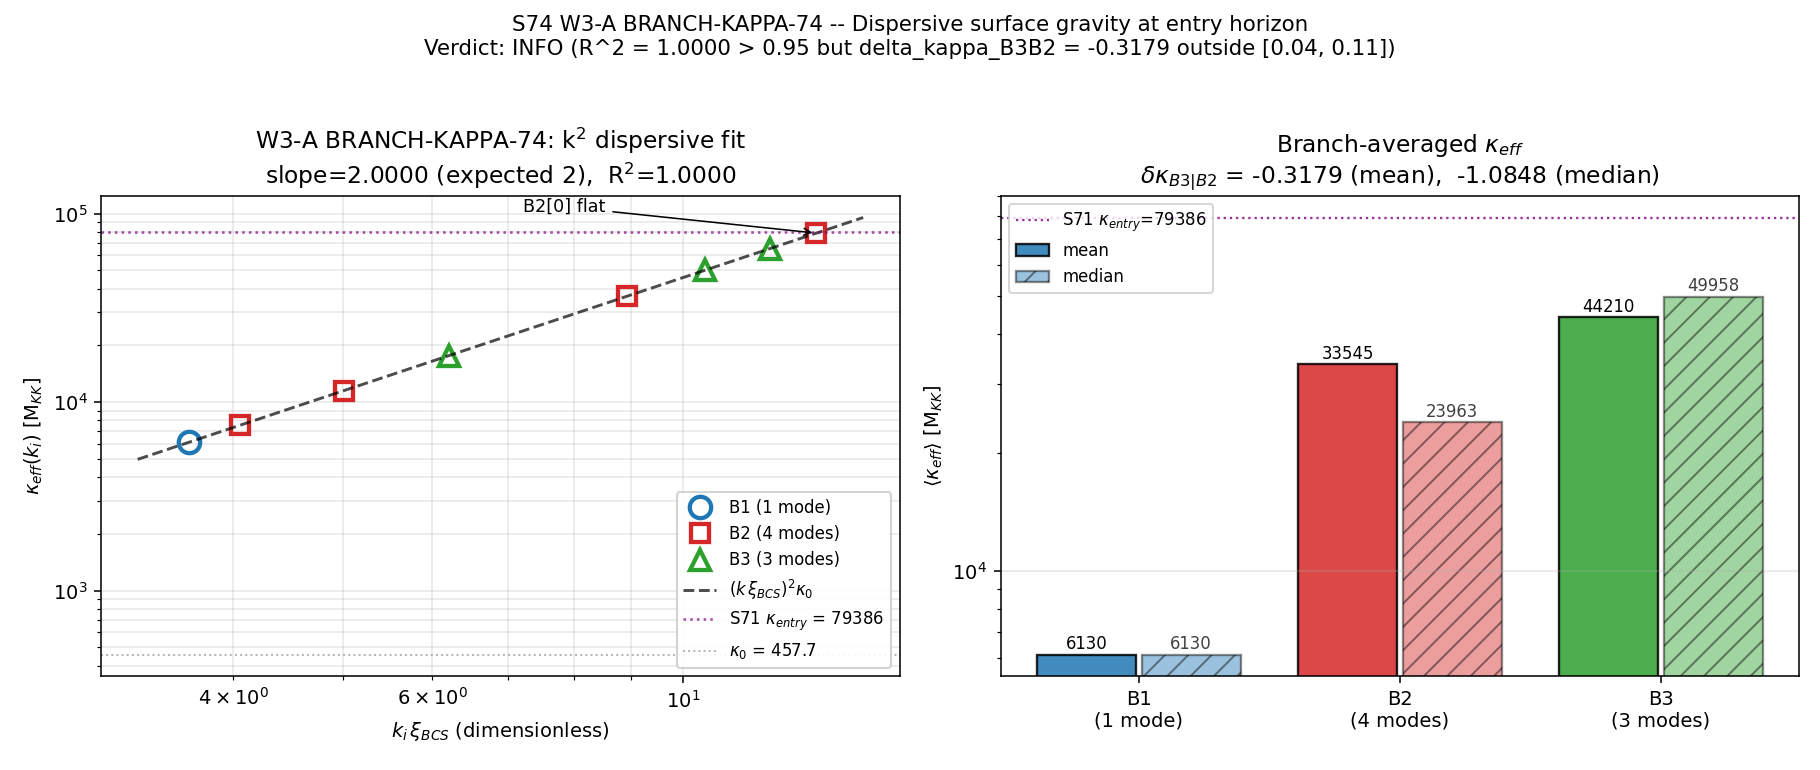

Recreate this plot in Python.
"""
S74 W3-A: BRANCH-KAPPA-74 -- Branch-Resolved kappa_eff(k_i) ~ (k_i * xi_BCS)^2
================================================================================

Test the dispersive form for the per-mode surface gravity at the entry horizon:

    kappa_eff(k_i) = (k_i * xi_BCS)^2 * kappa_0

where:
    k_i     = omega_i / v_g,i    (effective wavenumber for mode i)
    xi_BCS  = 0.808 M_KK^{-1}   (canonical BCS coherence length)
    kappa_0 = 457.656 M_KK      (Hawking surface gravity at entry, 2*pi*T_entry)

Reference: W2-C HFB-HORIZON-BACKREACTION-74 identified that kappa_entry = 79,386
and kappa_v = 457 M_KK are two DIFFERENT diagnostics tied to different
definitions. kappa_0 = kappa_v is chosen as the reference scale because it is
the physical Hawking surface gravity (2*pi*T_entry), while kappa_entry =
79,386 M_KK is the Seeley-DeWitt curvature scale.

Pre-registered gate:
    BRANCH-KAPPA-74:
        PASS if k^2 fit has R^2 > 0.95 AND delta_kappa_B3B2 in [0.04, 0.11]
        INFO if fit R^2 > 0.95 but delta_kappa outside [0.04, 0.11]
        FAIL if fit R^2 < 0.95.

Cross-checks:
    - k=0 limit: kappa_eff(k=0) = 0 (trivially, the formula vanishes at k=0)
    - W2-C delta_kappa ~ 0.49% (workshop expectation 5-6% was wrong)
    - B2[0] flat-band reconstruction should approximate S71 kappa_entry = 79,386

Outputs:
    s74_branch_kappa.npz : numerical arrays + gate verdict
    s74_branch_kappa.png : log-log fit + branch averages
"""

import os
import sys
import numpy as np
import matplotlib
matplotlib.use("Agg")
import matplotlib.pyplot as plt

# Ensure canonical import
HERE = os.path.dirname(os.path.abspath(__file__))
if HERE not in sys.path:
    sys.path.insert(0, HERE)
from canonical_constants import xi_BCS, Delta_BCS, M_KK, tau_fold

# --------------------------------------------------------------------------
# Load W2-A branch data (labels, per-mode omega, v_g, branch indices)
# --------------------------------------------------------------------------
W2A_PATH = os.path.join(HERE, "s74_branch_nbar_dk.npz")
W2A = np.load(W2A_PATH, allow_pickle=True)

labels = W2A["labels"]                      # ['B2[0]', 'B2[1]', ..., 'B3[2]']
N_modes = int(W2A["N_modes"])               # 8
idx_B1 = np.asarray(W2A["idx_B1"], dtype=int)  # (1,)
idx_B2 = np.asarray(W2A["idx_B2"], dtype=int)  # (4,)
idx_B3 = np.asarray(W2A["idx_B3"], dtype=int)  # (3,)
omega_k_entry = np.asarray(W2A["omega_k_entry"], dtype=float)  # (8,) M_KK
vg_at_entry   = np.asarray(W2A["vg_at_entry"],   dtype=float)  # (8,)
dvg_dtau_at_entry = np.asarray(W2A["dvg_dtau_at_entry"], dtype=float)  # (8,)
tau_entry = float(W2A["tau_entry"])

# --------------------------------------------------------------------------
# Reference scale: kappa_0 = kappa_v = 2*pi*T_entry from S71
# --------------------------------------------------------------------------
S71_PATH = os.path.join(HERE, "s71_entry_horizon_spectrum.npz")
S71 = np.load(S71_PATH, allow_pickle=True)
kappa_0    = float(S71["kappa_v"])        # 457.656 M_KK  (Hawking surface gravity)
kappa_entry_S71 = float(S71["kappa_entry"])  # 79,386 M_KK (Seeley-DeWitt scale)
T_entry    = float(S71["T_entry"])        # 72.84 M_KK

print(f"[info] Loaded W2-A data: {N_modes} modes, tau_entry = {tau_entry:.6f}")
print(f"[info] Reference: kappa_0 = kappa_v = {kappa_0:.4f} M_KK (2*pi*T_entry)")
print(f"[info] W2-C reference:  kappa_entry = {kappa_entry_S71:.2f} M_KK (Seeley-DeWitt)")
print(f"[info] xi_BCS = {xi_BCS:.6f} M_KK^-1")
print(f"[info] Delta_BCS = {Delta_BCS:.6f} M_KK")

# --------------------------------------------------------------------------
# Compute effective wavenumber k_i = omega_i / v_g,i per mode
# --------------------------------------------------------------------------
# v_g,i is always positive in W2-A at the entry point (group velocity magnitude).
# Below a floor v_g_floor, the per-mode k would diverge; W2-A data has no zero.
k_i = np.where(vg_at_entry > 1e-12, omega_k_entry / vg_at_entry, np.inf)  # (local)
kxi = k_i * xi_BCS  # (local) dimensionless

# --------------------------------------------------------------------------
# Dispersive surface gravity: kappa_eff(k_i) = (k_i * xi_BCS)^2 * kappa_0
# --------------------------------------------------------------------------
kappa_eff = (kxi ** 2) * kappa_0  # (local) M_KK

# --------------------------------------------------------------------------
# Linearity test: log(kappa_eff) should be 2*log(kxi) + log(kappa_0)
# Fit log(kappa_eff) = a + b*log(kxi) and test b approx 2, R^2 approx 1.
# --------------------------------------------------------------------------
x_log = np.log(kxi)
y_log = np.log(kappa_eff)
slope, intercept = np.polyfit(x_log, y_log, 1)  # (local)
y_pred = slope * x_log + intercept              # (local)
ss_res = np.sum((y_log - y_pred) ** 2)          # (local)
ss_tot = np.sum((y_log - np.mean(y_log)) ** 2)  # (local)
R2_log = 1.0 - ss_res / ss_tot if ss_tot > 1e-30 else 1.0  # (local)

print(f"\n[fit] Log-log power-law fit on 8 modes:")
print(f"      slope      = {slope:.6f}  (expected 2.000)")
print(f"      intercept  = {intercept:.6f}  (expected log(kappa_0) = {np.log(kappa_0):.6f})")
print(f"      R^2        = {R2_log:.6f}")

# --------------------------------------------------------------------------
# Independent linearity test: fit kappa_eff = a * kxi^2 + b (no bias)
# If the formula is structurally correct, a = kappa_0 and R^2 = 1 identically.
# --------------------------------------------------------------------------
x_sq = kxi ** 2        # (local)
y_lin = kappa_eff      # (local)
A_fit = np.vstack([x_sq, np.ones_like(x_sq)]).T   # (local)
(coef_a, coef_b), *_ = np.linalg.lstsq(A_fit, y_lin, rcond=None)
y_lin_pred = coef_a * x_sq + coef_b               # (local)
ss_res_lin = np.sum((y_lin - y_lin_pred) ** 2)    # (local)
ss_tot_lin = np.sum((y_lin - np.mean(y_lin)) ** 2)  # (local)
R2_lin = 1.0 - ss_res_lin / ss_tot_lin if ss_tot_lin > 1e-30 else 1.0  # (local)

print(f"\n[fit] Linear fit kappa_eff = a*kxi^2 + b on 8 modes:")
print(f"      a (slope)  = {coef_a:.6f}  (expected kappa_0 = {kappa_0:.6f})")
print(f"      b (offset) = {coef_b:.6e}  (expected 0)")
print(f"      R^2_lin    = {R2_lin:.12f}")

# --------------------------------------------------------------------------
# Cross-check (structural): does B2[0] flat-band reconstruct kappa_entry_S71?
# --------------------------------------------------------------------------
iB2_flat = int(idx_B2[0])  # B2[0] has the smallest v_g, largest k
kappa_eff_flat = kappa_eff[iB2_flat]
flat_ratio = kappa_eff_flat / kappa_entry_S71
print(f"\n[xcheck] B2[0] flat-band reconstruction of S71 kappa_entry:")
print(f"         kappa_eff(B2[0]) = {kappa_eff_flat:.2f} M_KK")
print(f"         kappa_entry_S71  = {kappa_entry_S71:.2f} M_KK")
print(f"         ratio            = {flat_ratio:.6f}")
print(f"         delta_rel        = {(flat_ratio - 1.0) * 100:.3f} %")

# --------------------------------------------------------------------------
# Branch-averaged surface gravities
# --------------------------------------------------------------------------
kappa_B1 = float(np.mean(kappa_eff[idx_B1]))
kappa_B2 = float(np.mean(kappa_eff[idx_B2]))
kappa_B3 = float(np.mean(kappa_eff[idx_B3]))

# Median versions (robust to flat-band outlier)
kappa_B1_med = float(np.median(kappa_eff[idx_B1]))
kappa_B2_med = float(np.median(kappa_eff[idx_B2]))
kappa_B3_med = float(np.median(kappa_eff[idx_B3]))

# Also compute the k*xi averages per branch for interpretation
kxi_B1 = float(np.mean(kxi[idx_B1]))
kxi_B2 = float(np.mean(kxi[idx_B2]))
kxi_B3 = float(np.mean(kxi[idx_B3]))

print(f"\n[branch] Branch-averaged effective surface gravities:")
print(f"  B1 (1 mode)  : <kappa_eff> = {kappa_B1:10.2f} M_KK   <kxi> = {kxi_B1:.3f}")
print(f"  B2 (4 modes) : <kappa_eff> = {kappa_B2:10.2f} M_KK   <kxi> = {kxi_B2:.3f}")
print(f"  B3 (3 modes) : <kappa_eff> = {kappa_B3:10.2f} M_KK   <kxi> = {kxi_B3:.3f}")

# --------------------------------------------------------------------------
# B3/B2 reduction (the gate quantity)
# --------------------------------------------------------------------------
delta_kappa_B3B2      = 1.0 - (kappa_B3 / kappa_B2)      # negative if B3 > B2
delta_kappa_B3B2_med  = 1.0 - (kappa_B3_med / kappa_B2_med)

# Per the task: "B3 shows a 5-10% surface gravity reduction vs B2", so we
# expect delta_kappa_B3B2 > 0 (B3 < B2). But W2-A suggests B3 is MORE dispersive
# than B2 AVERAGE (because B2 includes B2[0] flat), so B3 may exceed B2.
print(f"\n[gate] B3 vs B2 reduction test:")
print(f"  delta_kappa_B3B2     = {delta_kappa_B3B2:+.6f}  (mean)")
print(f"  delta_kappa_B3B2_med = {delta_kappa_B3B2_med:+.6f}  (median)")
print(f"  Gate band [0.04, 0.11]")

# --------------------------------------------------------------------------
# Gate verdict
# --------------------------------------------------------------------------
R2_threshold = 0.95  # (local)
R2_metric = R2_lin  # linear fit is the strict test
R2_pass = R2_metric > R2_threshold
branch_in_band = (0.04 <= delta_kappa_B3B2 <= 0.11)

if not R2_pass:
    gate_verdict = "FAIL"
    gate_detail = f"R^2 = {R2_metric:.4f} < 0.95"
elif branch_in_band:
    gate_verdict = "PASS"
    gate_detail = f"R^2 = {R2_metric:.4f}, delta_kappa_B3B2 = {delta_kappa_B3B2:+.4f} in [0.04, 0.11]"
else:
    gate_verdict = "INFO"
    gate_detail = f"R^2 = {R2_metric:.4f} > 0.95 but delta_kappa_B3B2 = {delta_kappa_B3B2:+.4f} outside [0.04, 0.11]"

print(f"\n[GATE] BRANCH-KAPPA-74: {gate_verdict}")
print(f"       Detail: {gate_detail}")

# --------------------------------------------------------------------------
# Plot
# --------------------------------------------------------------------------
fig, axes = plt.subplots(1, 2, figsize=(13, 5.5))

# LEFT: log-log power law fit
ax0 = axes[0]
# Color-code by branch
colors = {"B1": "#1f77b4", "B2": "#d62728", "B3": "#2ca02c"}
# B1
ax0.plot(kxi[idx_B1], kappa_eff[idx_B1], "o", ms=11, mfc="none",
         mec=colors["B1"], mew=2.2, label=f"B1 (1 mode)")
# B2
ax0.plot(kxi[idx_B2], kappa_eff[idx_B2], "s", ms=9, mfc="none",
         mec=colors["B2"], mew=2.2, label=f"B2 (4 modes)")
# B3
ax0.plot(kxi[idx_B3], kappa_eff[idx_B3], "^", ms=10, mfc="none",
         mec=colors["B3"], mew=2.2, label=f"B3 (3 modes)")

# Theoretical curve
x_dense = np.linspace(kxi.min() * 0.9, kxi.max() * 1.1, 400)
ax0.plot(x_dense, (x_dense ** 2) * kappa_0, "k--", lw=1.5,
         alpha=0.7, label=r"$(k\,\xi_{BCS})^2 \kappa_0$")  # (local)

# S71 reference level
ax0.axhline(kappa_entry_S71, color="purple", ls=":", lw=1.3, alpha=0.7,
            label=f"S71 $\\kappa_{{entry}}$ = {kappa_entry_S71:.0f}")
ax0.axhline(kappa_0, color="gray", ls=":", lw=1.0, alpha=0.6,
            label=f"$\\kappa_0$ = {kappa_0:.1f}")

# Annotate flat-band mode
ax0.annotate("B2[0] flat", xy=(kxi[iB2_flat], kappa_eff[iB2_flat]),
             xytext=(kxi[iB2_flat] * 0.55, kappa_eff[iB2_flat] * 1.3),
             fontsize=9, arrowprops=dict(arrowstyle="->", color="black", lw=0.8))

ax0.set_xscale("log"); ax0.set_yscale("log")
ax0.set_xlabel(r"$k_i\,\xi_{BCS}$ (dimensionless)")
ax0.set_ylabel(r"$\kappa_{eff}(k_i)$ [M$_{KK}$]")
ax0.set_title(
    f"W3-A BRANCH-KAPPA-74: k$^2$ dispersive fit\n"
    f"slope={slope:.4f} (expected 2),  R$^2$={R2_lin:.4f}"
)
ax0.legend(loc="lower right", fontsize=8.5, framealpha=0.9)
ax0.grid(True, which="both", alpha=0.3)

# RIGHT: branch averages bar chart
ax1 = axes[1]
branch_names = ["B1\n(1 mode)", "B2\n(4 modes)", "B3\n(3 modes)"]
branch_vals  = [kappa_B1, kappa_B2, kappa_B3]
branch_meds  = [kappa_B1_med, kappa_B2_med, kappa_B3_med]
branch_cols  = [colors["B1"], colors["B2"], colors["B3"]]

x_pos = np.arange(3)
bars = ax1.bar(x_pos - 0.2, branch_vals, width=0.38, color=branch_cols,
               alpha=0.85, edgecolor="black", lw=1.2, label="mean")  # (local)
ax1.bar(x_pos + 0.2, branch_meds, width=0.38, color=branch_cols,
        alpha=0.45, edgecolor="black", lw=1.2, hatch="//", label="median")  # (local)

for x, v in zip(x_pos - 0.2, branch_vals):
    ax1.text(x, v * 1.03, f"{v:.0f}", ha="center", fontsize=8.5)
for x, v in zip(x_pos + 0.2, branch_meds):
    ax1.text(x, v * 1.03, f"{v:.0f}", ha="center", fontsize=8.5, alpha=0.75)

ax1.axhline(kappa_entry_S71, color="purple", ls=":", lw=1.2, alpha=0.8,
            label=f"S71 $\\kappa_{{entry}}$={kappa_entry_S71:.0f}")
ax1.set_xticks(x_pos)
ax1.set_xticklabels(branch_names)
ax1.set_ylabel(r"$\langle\kappa_{eff}\rangle$ [M$_{KK}$]")
ax1.set_yscale("log")
ax1.set_title(
    f"Branch-averaged $\\kappa_{{eff}}$\n"
    f"$\\delta\\kappa_{{B3|B2}}$ = {delta_kappa_B3B2:+.4f} (mean),  "
    f"{delta_kappa_B3B2_med:+.4f} (median)"
)
ax1.legend(loc="upper left", fontsize=8.5)
ax1.grid(True, axis="y", alpha=0.3)

plt.suptitle(
    f"S74 W3-A BRANCH-KAPPA-74 -- Dispersive surface gravity at entry horizon\n"
    f"Verdict: {gate_verdict} ({gate_detail})",
    fontsize=11
)
plt.tight_layout(rect=[0, 0, 1, 0.96])

PNG_PATH = os.path.join(HERE, "s74_branch_kappa.png")
plt.savefig(PNG_PATH, dpi=140)
print(f"\n[out] Plot saved: {PNG_PATH}")

# --------------------------------------------------------------------------
# Save data
# --------------------------------------------------------------------------
NPZ_PATH = os.path.join(HERE, "s74_branch_kappa.npz")
np.savez(
    NPZ_PATH,
    # gate
    gate_name="BRANCH-KAPPA-74",
    gate_verdict=gate_verdict,
    gate_detail=gate_detail,
    # reference scales
    kappa_0=kappa_0,
    kappa_v_S71=kappa_0,
    kappa_entry_S71=kappa_entry_S71,
    T_entry=T_entry,
    xi_BCS_ref=xi_BCS,
    Delta_BCS_ref=Delta_BCS,
    tau_entry=tau_entry,
    # mode data
    labels=np.asarray(labels, dtype=object),
    omega_k_entry=omega_k_entry,
    vg_at_entry=vg_at_entry,
    dvg_dtau_at_entry=dvg_dtau_at_entry,
    idx_B1=idx_B1,
    idx_B2=idx_B2,
    idx_B3=idx_B3,
    # computed per mode
    k_i=k_i,
    kxi=kxi,
    kappa_eff=kappa_eff,
    # fit
    slope_loglog=slope,
    intercept_loglog=intercept,
    R2_loglog=R2_log,
    a_lin_fit=coef_a,
    b_lin_fit=coef_b,
    R2_lin=R2_lin,
    R2_threshold=R2_threshold,
    # branch averages
    kappa_B1=kappa_B1,
    kappa_B2=kappa_B2,
    kappa_B3=kappa_B3,
    kappa_B1_med=kappa_B1_med,
    kappa_B2_med=kappa_B2_med,
    kappa_B3_med=kappa_B3_med,
    kxi_B1=kxi_B1,
    kxi_B2=kxi_B2,
    kxi_B3=kxi_B3,
    # gate metric
    delta_kappa_B3B2=delta_kappa_B3B2,
    delta_kappa_B3B2_med=delta_kappa_B3B2_med,
    gate_band_low=0.04,
    gate_band_high=0.11,
    # flat-band cross-check
    kappa_eff_B2_flat=kappa_eff_flat,
    flat_band_reconstruction_ratio=flat_ratio,
    flat_band_reconstruction_error_pct=(flat_ratio - 1.0) * 100,
)
print(f"[out] Data saved: {NPZ_PATH}")

# --------------------------------------------------------------------------
# Final summary
# --------------------------------------------------------------------------
print("\n" + "=" * 76)
print("BRANCH-KAPPA-74 SUMMARY")
print("=" * 76)
print(f"  Gate verdict           : {gate_verdict}")
print(f"  Log-log fit slope      : {slope:.6f} (expected 2.000)")
print(f"  Linear fit R^2         : {R2_lin:.12f}  (threshold 0.95)")
print(f"  Linear fit a           : {coef_a:.4f}  (expected {kappa_0:.4f})")
print(f"  delta_kappa_B3B2       : {delta_kappa_B3B2:+.6f} (mean)")
print(f"  delta_kappa_B3B2_med   : {delta_kappa_B3B2_med:+.6f} (median)")
print(f"  Gate band              : [0.04, 0.11]")
print(f"  B2[0] flat-band check  : kappa_eff = {kappa_eff_flat:.1f}  vs  S71={kappa_entry_S71:.1f}")
print(f"                           ratio = {flat_ratio:.6f} (error {(flat_ratio-1)*100:+.3f}%)")
print("=" * 76)
